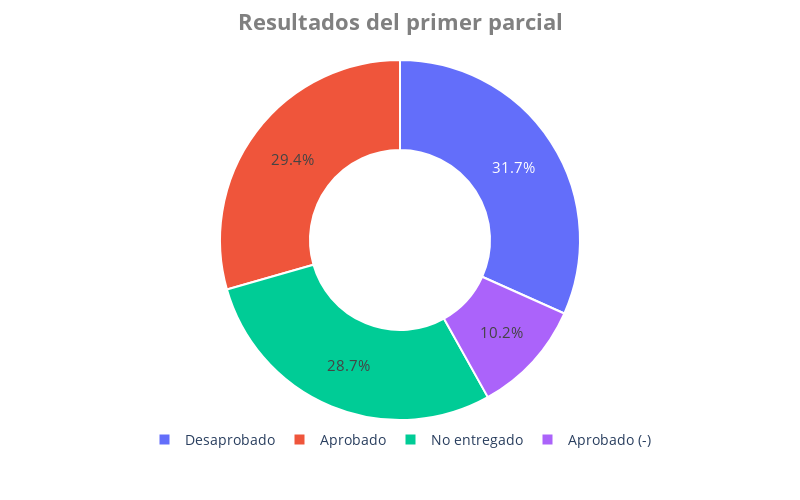

Notebook code for this chart:
### Code cell
fig = px.pie(percents,
             names="condition",
             values="amount",
             hole=0.5,
             )
fig.update_traces(hoverinfo='label + percent',
                  textinfo='percent',
                  textfont_size=15,
                  marker=dict(line=dict(color='#FFFFFF',
                                        width=2,
                                        ),
                             ),
                  )
fig.update_layout(title_text="Distribución de resultados",
                  title_x=0.5,
                  )

fig.update_layout(legend=dict(orientation="h",
                              yanchor="bottom",
                              xanchor="center",
                              x=0.5,
                              font=dict(size=14,
                                        ),
                              ),
                  )
fig.update_layout(title=dict(text="<b>Resultados del primer parcial</b>",
                             font=dict(size=22, color="gray"),
                             ),
                  width=800,
                  height=500,
                  )
fig.show()

### Figure 1 — Plotly figure (JSON) as saved in the notebook; plotly's stock layout.template omitted (floating-point values rounded to 4 significant figures)
{"data": [{"domain": {"x": [0, 1], "y": [0, 1]}, "hole": 0.5, "hoverinfo": "label+percent", "hovertemplate": "condition=%{label}<br>amount=%{value}<extra></extra>", "labels": ["Desaprobado", "Aprobado", "No entregado", "Aprobado (-)"], "legendgroup": "", "marker": {"line": {"color": "#FFFFFF", "width": 2}}, "name": "", "showlegend": true, "textfont": {"size": 15}, "textinfo": "percent", "type": "pie", "values": [84, 78, 76, 27]}], "layout": {"height": 500, "legend": {"font": {"size": 14}, "orientation": "h", "tracegroupgap": 0, "x": 0.5, "xanchor": "center", "yanchor": "bottom"}, "margin": {"t": 60}, "title": {"font": {"color": "gray", "size": 22}, "text": "<b>Resultados del primer parcial</b>", "x": 0.5}, "width": 800}}
